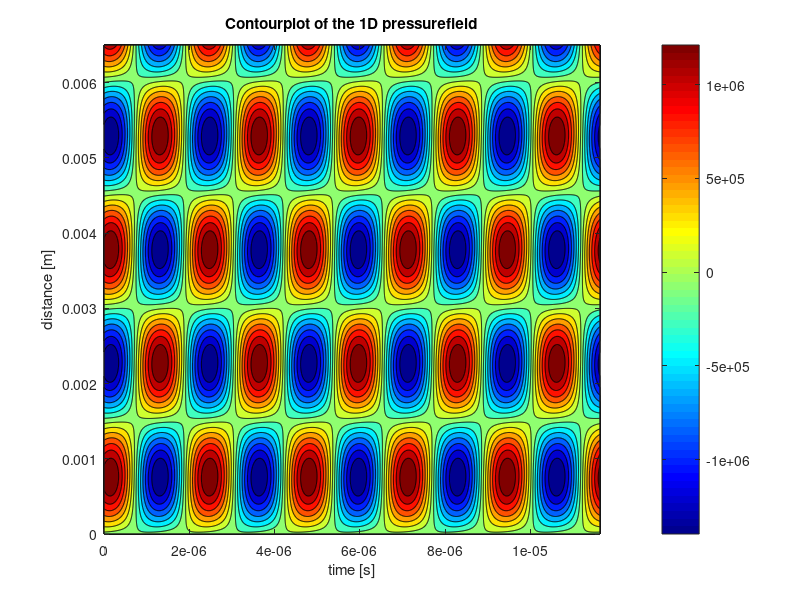
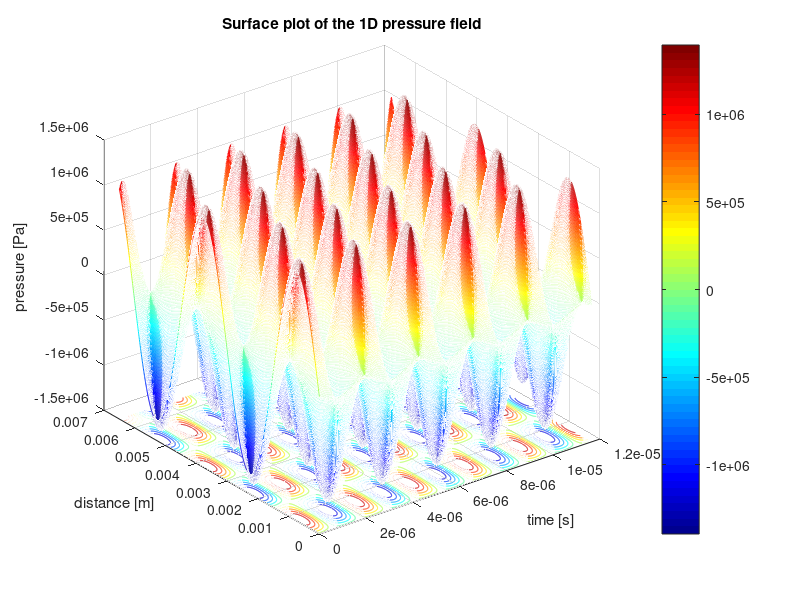

Reproduce these figures in MATLAB, in order.
% This script is an intent to accurately model a piezoelectric transuducer,
% consisting of multiple intermediate piezoelectric inactive layers. The
% modelling is done following the approach as described by Sittig in his
% paper: 'Effects of Bonding and Electrode Layers on the  Transmission     
% Parameters of Piezoelectric Transducers Used in Ultrasonic Digital Delay 
% Lines'. At first a model will be made consisting of one active
% piezoelectric plate, a backing side consisting of backing material and a
% copper electrode, and the transmission side consisting of a copper
% electrode, a front plate and housing material. The models transfer
% function from voltage input to force output, the impedance frequency  
% response function and the admittance frequency response function will be
% analyzed and if satisfying results are obtained, there will be extended
% upon the model by inclusion of a second piezoelectric active layer in
% parallel with the first layer and by taking glue layers into
% consideration.

%% close all former work
clear all; close all; clc;

%% Parameter initialization

f = 0.43*10^6;      
omg = 2*pi*f;
j = 1i;
%% Setting up the backing material matrix

% First the layer closest to the piezoelectric layer, hence the copper
% electrode.

% the material parameters

rho_Cu = 8960;  % Pure! copper density.
c_Cu = 3570;    % pure copper speed of sound.
l_Cu = 0.5*10^-3;
r_Cu = 2.5*10^-3;
A_Cu = pi*r_Cu^2;
Z_0_Cu = rho_Cu * c_Cu * A_Cu;
f_0_Cu = c_Cu/(2*l_Cu);
gamma_Cu = pi*f/f_0_Cu;

% The matrix

Back_mat_Cu = [cos(gamma_Cu) j*Z_0_Cu*sin(gamma_Cu); ...
               (j*sin(gamma_Cu))/Z_0_Cu cos(gamma_Cu)];
           
           
% Similarily the matrix is set up for the thick, cone shaped backing
% material

% the material parameters

rho_FeC = 8000;  % Pure! copper density.
c_FeC = 5800;    % pure copper speed of sound.
r_FeC = 2.5*10^-3;
A_FeC = pi*r_FeC^2;
Z_0_FeC = rho_FeC * c_FeC * A_FeC;
f_0_FeC = c_FeC/(2);                     % As the thickness of the backing is assumed to approach infinity, it is omitted. Not sure about this! Check!!
gamma_FeC = pi*f/f_0_FeC;

% the matrix

Back_mat_FeC = [cos(gamma_FeC) j*Z_0_FeC*sin(gamma_FeC); ...
                (j*sin(gamma_FeC))/Z_0_FeC cos(gamma_FeC)];
            
% Setting up the matrices for the additional glue layers between the back face of the piezoelectric element and the 
% copper electrode, and between the copper electrode and the backing plate.

rho_glue = 960;  
c_glue = 1220;    % unsure about this!!
l_glue = 0.06*10^-6;    % to be varied.
r_glue = 2.5*10^-3;
A_glue = pi*r_glue^2;
Z_0_glue = rho_glue * c_glue * A_glue;
f_0_glue = c_Cu/(2*l_glue);
gamma_glue = pi*f/f_0_glue;

glue_mat = [cos(gamma_glue) j*Z_0_glue*sin(gamma_glue); ...
               (j*sin(gamma_glue))/Z_0_glue cos(gamma_glue)];
            
% The matrices are multiplied and the total impedance Z_b of the backing
% layers is obtained.

Back_mat = glue_mat*Back_mat_Cu*glue_mat*Back_mat_FeC;
A_b = Back_mat(1,1);
B_b = Back_mat(1,2);
C_b = Back_mat(2,1);
D_b = Back_mat(2,2);

Z_0b = Z_0_FeC;
Z_b = (A_b*Z_0b + B_b)/(C_b*Z_0b + D_b);    % Here Z_0b is the impedance of the final backing layer only!

%% Setting up the transmission layer matrix

% The intermediate layers in the transmission direction are obtained in the
% same way. Again starting with the intermediate layer closest to the
% peizoelectric active layer.

% The material parameters were already given before!

Trans_mat_Cu = [cos(gamma_Cu) j*Z_0_Cu*sin(gamma_Cu); ...
               (j*sin(gamma_Cu))/Z_0_Cu cos(gamma_Cu)];
% For now the glue layer is omitted and the matrix is setup for the front
% plate only. Which is made out of Steel, just as the backing material.

% material properties of steel front plate.
r_FP = 4.5*10^-3;
A_FP = pi*r_FP^2;
Z_0_FP = rho_FeC * c_FeC * A_FP;
l_FeC = 0.5*10^-3;
f_0_FP = c_FeC/(2*l_FeC);                    
gamma_FeC = pi*f/f_0_FP;

Trans_mat_FP = [cos(gamma_FeC) j*Z_0_FP*sin(gamma_FeC); ...
                (j*sin(gamma_FeC))/Z_0_FP cos(gamma_FeC)];
            
%The housing, simply modelled as a another transmission plate
            
rho_house = rho_FeC;  
c_house = c_FeC;    
l_house = 3.25*10^-3;    
r_house = 3.5*10^-3;
A_house = pi*r_house^2;
Z_0_house = rho_house * c_house * A_house;
f_0_house = c_house/(2*l_house);
gamma_house = pi*f/f_0_house;

house_mat = [cos(gamma_house) j*Z_0_house*sin(gamma_house); ...
               (j*sin(gamma_house))/Z_0_house cos(gamma_house)];
            
            
            

% Multiplication of the transmission piezoelectric inactive layers gives:

Trans_mat = glue_mat*Trans_mat_Cu*glue_mat*Trans_mat_FP*house_mat;
                   
%% Setting up the matrix describing the active Piezoelectric layer

% The material parameters

rho_pz = 7800;  
c_pz = 4613;    
l_pz = 2*10^-3;
r_pz = 2.5*10^-3;
A_pz = pi*r_pz^2;
Z_0_pz = rho_pz * c_pz * A_pz;
N = 2;
eps_0=8.854*10^-12;          
eps_33=1200*eps_0;
C_s = A_pz*eps_33/l_pz;
s_33 = 14.2*10^-12;
d_33 = 265*10^-12;
h_33 = d_33/(s_33*eps_33);
h = h_33;
Z = A_pz*rho_pz*c_pz;
Z_inv = 1/Z;
theta = omg*l_pz/c_pz;
k = 0.46;
sigma = k^2/theta;
phi = acos((cos(theta)-sigma*sin(theta))/(1-sigma*sin(theta)));
R = (sqrt(sin(theta)-2*sigma*(1-cos(theta))))/sin(theta);
R_inv = 1/R;

T_11 = cos(N*phi);
T_12 = -j*Z*R*sin(N*phi);
T_13 = -h*C_s*tan(0.5*phi)*sin(N*phi);
T_14 = 0;
T_21 = -j*Z_inv*R_inv*sin(N*phi);
T_22 = cos(N*phi);
T_23 = -j*h*C_s*Z_inv*R_inv*tan(0.5*phi)*(cos(N*phi)-(-1)^N);
T_24 = 0;
T_31 = 0;
T_32 = 0;
T_33 = (-1)^N;
T_34 = 0;
T_41 = -j*h*C_s*Z_inv*R_inv*tan(0.5*phi)*(cos(N*phi)-(-1)^N);
T_42 = -h*C_s*tan(0.5*phi)*sin(N*phi);
T_43 = j*((N*(-1)^N)*(1+2*sigma*R_inv*tan(0.5*phi))+sigma*R_inv*((tan(0.5*phi))^2)*sin(N*phi))*omg*C_s;
T_44 = (-1)^N;

z_b = Z_b/Z_0_pz;
A_c = T_31 - T_33*(T_21*z_b + T_11)/(T_23*z_b + T_13);
B_c = T_32 - T_33*(T_22*z_b + T_12)/(T_23*z_b + T_13);
C_c = T_41 - T_43*(T_21*z_b + T_11)/(T_23*z_b + T_13);
D_c = T_42 - T_43*(T_22*z_b + T_12)/(T_23*z_b + T_13);

pz_mat = [A_c B_c; C_c D_c];

%% Setting up the final transducer representing matrix

% Here the piezoelectric matric is multiplied by the matrix obtained from
% the transmission intermediate layers:

Final_trans_mat = pz_mat * Trans_mat;

%% Defining the sensitivity functions
A = Final_trans_mat(1,1);
B = Final_trans_mat(1,2);
C = Final_trans_mat(2,1);
D = Final_trans_mat(2,2);

inductance_cable = 4.3*10^-6;

Z_FP = Z_0_FeC;
Z_E = (A*Z_FP + B)/(C*Z_FP + D) + j*omg*inductance_cable;            % electrical input impedance
V_IL = Z_FP/(A*Z_FP + B);                   % voltage transfer ratio between input voltage and output force


%% Plotting the resulting pressure field

V_M = 150;                                                                          % Input voltage
c_fluid = 1300;
lambda =c_fluid/f;                                                                  % wavelength of the pressure field
F_surface = V_M * V_IL;                                                       % Total force on trasnducer surface
P_surface = F_surface/A_FP;                                                  % pressure on the transducer surface

Kin_Vis=32*10^-6;
damp_coeff =(2*Kin_Vis*omg^2)/(3*c_fluid^3);                                          % Damping coefficient for attenuation within the liquid
P_field = zeros(1000,1000);                                                   % A matrix is initialized for storing the (complex)
                                                                              % pressure values varying with time and distance.     
% A standing wave is produced by attenuation of the travelling wave and its 
% reflections resulting from rebounding at the boundaries (walls). During
% the reflection at the boundaries, energy is lost which can be represented
% by a reflection coefficient, which takes the number of reflections until
% total attenuation into account. There is distinguished between the
% reflection coefficient due to impact with the right and left wall.

R1 = 4.2736;                                                                % Left wall reflection coefficient.
R2 = 4.8295;                                                                % Right wall reflection coefficient.

t = linspace(0,10*pi/omg,1000);                                               % time duration during which the pressure field
                                                                            % is monitored.
x = linspace(0,5*0.0013,1000);                                              % Distance over which the pressure field is monitored.

% Here the P_field matrix is filled with the pressure amplitudes and phase
% shifts at a certain location in space and moment in time.
 for n = 1:1000
     for m = 1:1000
     P_field(n,m) = P_surface*(R1+1) * exp(1i*omg*t(m)-1i*x(n)*2*pi/lambda) ...
         - R2*P_surface * exp(1i*omg*t(m)+1i*(x(n))*2*pi/lambda);
      end
 end

%% Contourplots of the standing pressure wave

% 2D plot which shows the pressure minima and maxima of the pressure field
figure
contourf(t,x, real(P_field), 14); colormap jet; colorbar;
xlabel('time [s]'); ylabel('distance [m]'); title('Contourplot of the 1D pressurefield');

%% Surface plots of the standing pressure wave

% 3D animation of the pressure field
figure
meshc(t,x, real(P_field)); colormap jet; colorbar;
xlabel('time [s]'); ylabel('distance [m]'); zlabel('pressure [Pa]'); title('Surface plot of the 1D pressure field');


